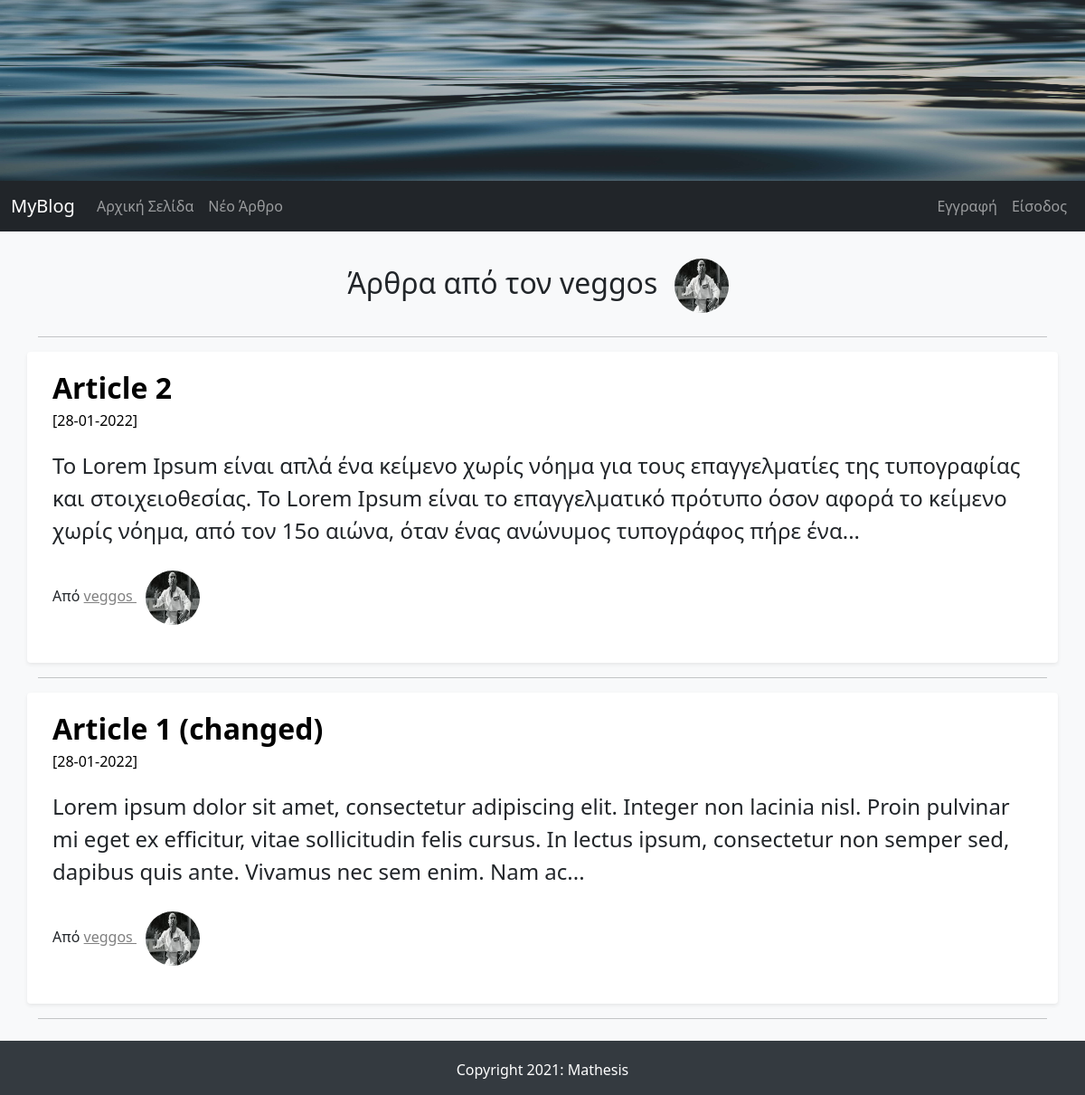
The app's page /articles_by_author/1 with its own data.
### FlaskBlogApp/models.py (models this page shows, shortened)
class User(db.Model, UserMixin): # UserMixin extends class to flask-login capabilities
    id = db.Column(db.Integer, primary_key=True)
    username = db.Column(db.String(15), unique=True, nullable=False)
    email = db.Column(db.String(150), unique=True, nullable=False)
    password = db.Column(db.String(36), nullable=False)
    profile_image = db.Column(db.String(30), default='default_profile_image.jpg')
    articles = db.relationship('Article', backref='author', lazy=True) # Article - relationship with the model not the table

class Article(db.Model):
    id = db.Column(db.Integer, primary_key=True)
    article_title = db.Column(db.String(50), nullable=False)
    article_body = db.Column(db.Text(), nullable=False)
    article_image = db.Column(db.String(30), default='default_article_image.jpg', nullable=False)
    date_created = db.Column(db.DateTime, default=datetime.utcnow, nullable=False)
    user_id = db.Column(db.Integer, db.ForeignKey('user.id'), nullable=False) # user.id of the table not of the class

### FlaskBlogApp/routes.py (the view)
@app.route("/articles_by_author/<int:author_id>")
def articles_by_author(author_id):
    user = User.query.get_or_404(author_id)
    articles = Article.query.filter_by(author=user).order_by(Article.date_created.desc())
    return render_template("articles_by_author.html", articles=articles, author=user)

### FlaskBlogApp/templates/articles_by_author.html (shortened to what this page needs)
{% extends "base.html" %}
{% block content %}
    <h2 class="aba_header">
        Άρθρα από τον {{ author.username }}
        <img class="rounded-circle profile-image" alt="{{ author.username }}" src="{{ url_for('static', filename='images/profiles_images/'+author.profile_image) }}" data-holder-rendered="true" data-bs-toggle="tooltip" data-bs-placement="top" title="{{ author.username }}">
    </h2>
    <hr>
    {% if articles %}
        {% for article in articles %}
            <div class="row my-3 p-3 bg-body rounded shadow-sm">
                <div class="col col-md-12">
                <div class="main-article-title">
                    <a class="article_title"
                    href="{{ url_for('full_article', article_id=article.id) }}">{{ article.article_title | safe }}
                    </a>
                </div>
                <small class="article_date">[{{ article.date_created.strftime('%d-%m-%Y') }}]</small>
                <p class="main-article-partial-text">
                    {{ article.article_body | truncate(255) | safe }}
                </p>
                <p class="">Από
                    <span>
                    <a class="author-name" href="{{ url_for('articles_by_author', author_id=article.author.id) }}"> {{ article.author.username }}
                        <img class="rounded-circle profile-image" alt="{{ article.author.username }}" src="{{ url_for('static', filename='images/profiles_images/'+article.author.profile_image) }}" data-holder-rendered="true" data-bs-toggle="tooltip" data-bs-placement="top" title="{{ article.author.username }}">
                    </a>
                    </span>
                </p>
                </div>
            </div>
            <hr>
        {% endfor %}
    {% endif %}
{% endblock content %}

### FlaskBlogApp/static/css/styles.css (style rules this page uses)
body { background-color: #f8f9fa; }
.main-article-title { font-size: 2em; font-weight: bold; text-decoration: none; color: black; }
.article_date,.article_date:hover { font-size: 1em; color: black; }
.main-article-partial-text,.main-article-full-text { font-size: 1.5em; margin-top: 20px; }
.author-name:link { color: gray; }
.article_title:link, .article_title:hover, .article_title:visited { text-decoration: none; color: black; }
.main-article-category:hover,.main-article-title:hover,.author-name { text-decoration: underline; color: black; }
.row { margin-top: 20px; }
.profile-image { width: 60px; height: 60px; margin: 10px; }
.aba_header { text-align: center; }

### records on screen
User: username "veggos", profile_image (picture)
Article: article_title "Article 2", date_created "28-01-2022", article_body "Το Lorem Ipsum είναι απλά ένα κείμενο χωρίς νόημα για τους επαγγελματίες της τυπογραφίας και στοιχειοθεσίας. Το Lorem Ipsum είναι το επαγγελματικό πρότυπο όσον αφορά το κείμενο χωρίς νόημα, από τον 15ο αιώνα, όταν ένας ανώνυμος τυπογράφος πήρε ένα...", author.username "veggos", profile_image (picture)
Article: article_title "Article 1 (changed)", date_created "28-01-2022", article_body "Lorem ipsum dolor sit amet, consectetur adipiscing elit. Integer non lacinia nisl. Proin pulvinar mi eget ex efficitur, vitae sollicitudin felis cursus. In lectus ipsum, consectetur non semper sed, dapibus quis ante. Vivamus nec sem enim. Nam ac...", author.username "veggos", profile_image (picture)
